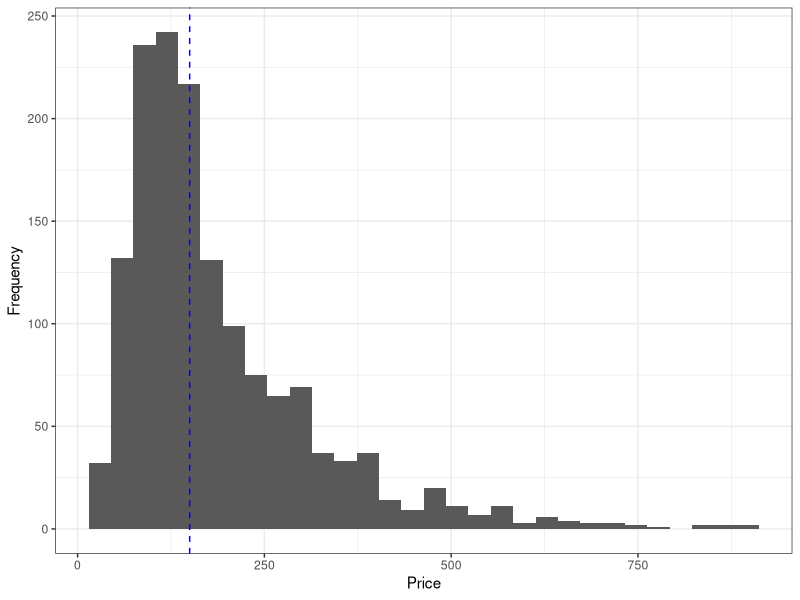

Reproduce this figure in R. (Note: this script raises an error after producing the figure.)
# load libraries
library(kableExtra)                     # for printing tables
library(cowplot)                        # for side by side plots
library(lubridate)                      # for dealing with dates
library(maps)                           # for creating maps
library(tidyverse)

#read the training data
data = read.csv("data/clean/listings_train.csv")
data = data %>% mutate_if(is.character,as.factor)

#Distribution of price
p = data %>%
  ggplot(aes(x = price)) +
  geom_histogram() +
  geom_vline(xintercept = median(data$price),
             color = "blue",
             linetype = "dashed") +
  labs(x = "Price", y = "Frequency") +
  theme_bw()

# save the histogram
ggsave(filename = "results/price-histogram.png", 
       plot = p, 
       device = "png", 
       width = 5, 
       height = 3)

# Top 10 Listings by Price 
p = data %>% 
  arrange(desc(price)) %>% 
  head(10) %>% 
  select(price, host_response_time, host_response_rate, host_is_superhost)

write_csv(x = p, file = "results/top-10-prices.csv")

#Response time against price
p = data %>%
  ggplot(aes(x = host_response_time, y = price)) +
  geom_boxplot() +
  labs(x = "Host Response Time", y = "Price") +
  theme_bw()

# save the boxplot
ggsave(filename = "results/price-response.png", 
       plot = p, 
       device = "png", 
       width = 5, 
       height = 3)

#Response rate against price
p = data %>%
  ggplot(aes(x = host_response_rate, y = price)) +
  geom_point() +
  labs(x = "Host Response Rate", y = "Price") +
  theme_bw()

#Save the scatterplot
ggsave(filename = "results/price-response-rate.png", 
       plot = p, 
       device = "png", 
       width = 5, 
       height = 3)

#Superhost and price
p = data %>%
  ggplot(aes(x = host_is_superhost, y = price)) +
  geom_boxplot() +
  labs(x = "Is Host a Superhost?", y = "Price") +
  theme_bw()

#Save the boxplot
ggsave(filename = "results/price-superhost.png", 
       plot = p, 
       device = "png", 
       width = 5, 
       height = 3)

#Verified? and price
p = data %>%
  ggplot(aes(x = host_identity_verified, y = price)) +
  geom_boxplot() +
  labs(x = "Is Host Verified?", y = "Price") +
  theme_bw()

#Save the boxplot
ggsave(filename = "results/price-verified.png", 
       plot = p, 
       device = "png", 
       width = 5, 
       height = 3)

#Instant bookability and price
p = data %>%
  ggplot(aes(x = instant_bookable, y = price)) +
  geom_boxplot() +
  labs(x = "Is Property Instantly Bookable?", y = "Price") +
  theme_bw()

#Save the boxplot
ggsave(filename = "results/price-instant.png", 
       plot = p, 
       device = "png", 
       width = 5, 
       height = 3)

#Room type and price
p = data %>%
  ggplot(aes(x = room_type, y = price)) +
  geom_boxplot() +
  labs(x = "Room Type", y = "Price") +
  theme_bw()


#Save the boxplot
ggsave(filename = "results/price-room-type.png", 
       plot = p, 
       device = "png", 
       width = 5, 
       height = 3)

#Number of reviews and price
p = data %>%
  ggplot(aes(x = number_of_reviews, y = price)) +
  geom_point() +
  labs(x = "Number of Reviews", y = "Price") +
  theme_bw()

#Save the scatterplot
ggsave(filename = "results/price-num-reviews.png", 
       plot = p, 
       device = "png", 
       width = 5, 
       height = 3)

#Reviews rating and price
p = data %>%
  ggplot(aes(x = review_scores_rating, y = price)) +
  geom_point() +
  labs(x = "Rating", y = "Price") +
  theme_bw()

#Save the scatterplot
ggsave(filename = "results/price-review-score.png", 
       plot = p, 
       device = "png", 
       width = 5, 
       height = 3)

#Number of verifications and price
p = data %>%
  ggplot(aes(x = price, y = as.factor(num_verifications))) +
  geom_boxplot() +
  labs(x = "Price", y = "Number of Verifications") +
  theme_bw()

#Save the boxplot
ggsave(filename = "results/price-num-verifications.png", 
       plot = p, 
       device = "png", 
       width = 5, 
       height = 3)

#Number of amenities and price
p = data %>%
  ggplot(aes(x = num_amenities, y = price)) +
  geom_point() +
  labs(x = "Number of Amenities", y = "Price") +
  theme_bw()

#Save the scatterplot
ggsave(filename = "results/price-num-amenities.png", 
       plot = p, 
       device = "png", 
       width = 5, 
       height = 3)
